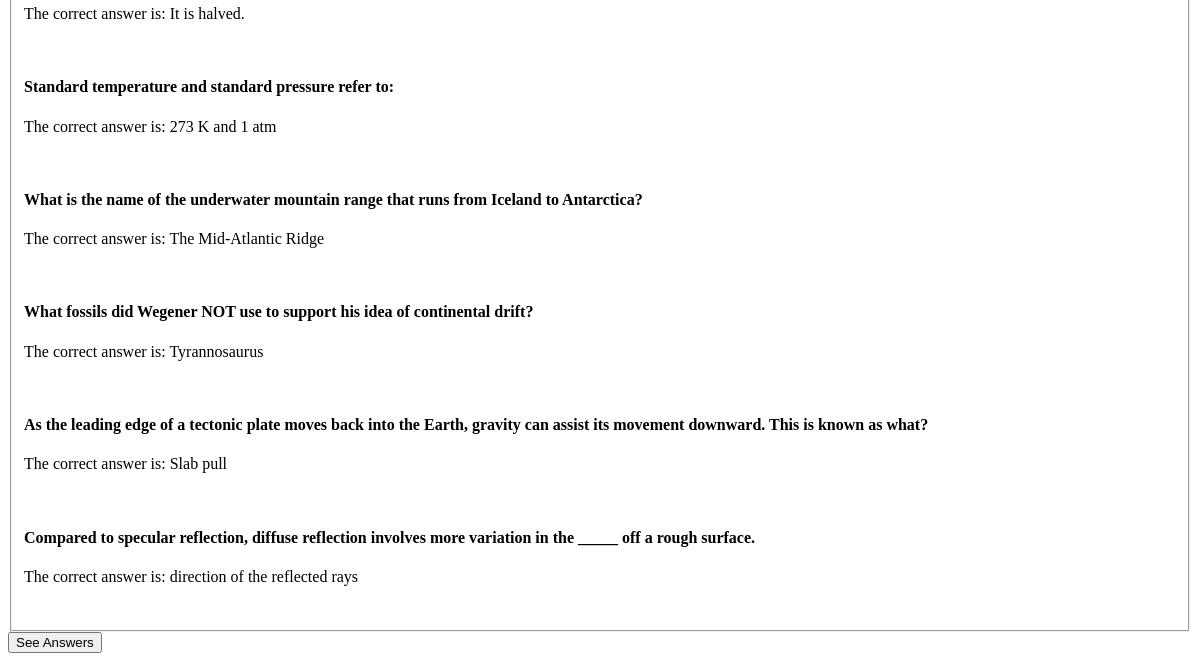
The app's page /polls/2/answers/ (lower part), older data.
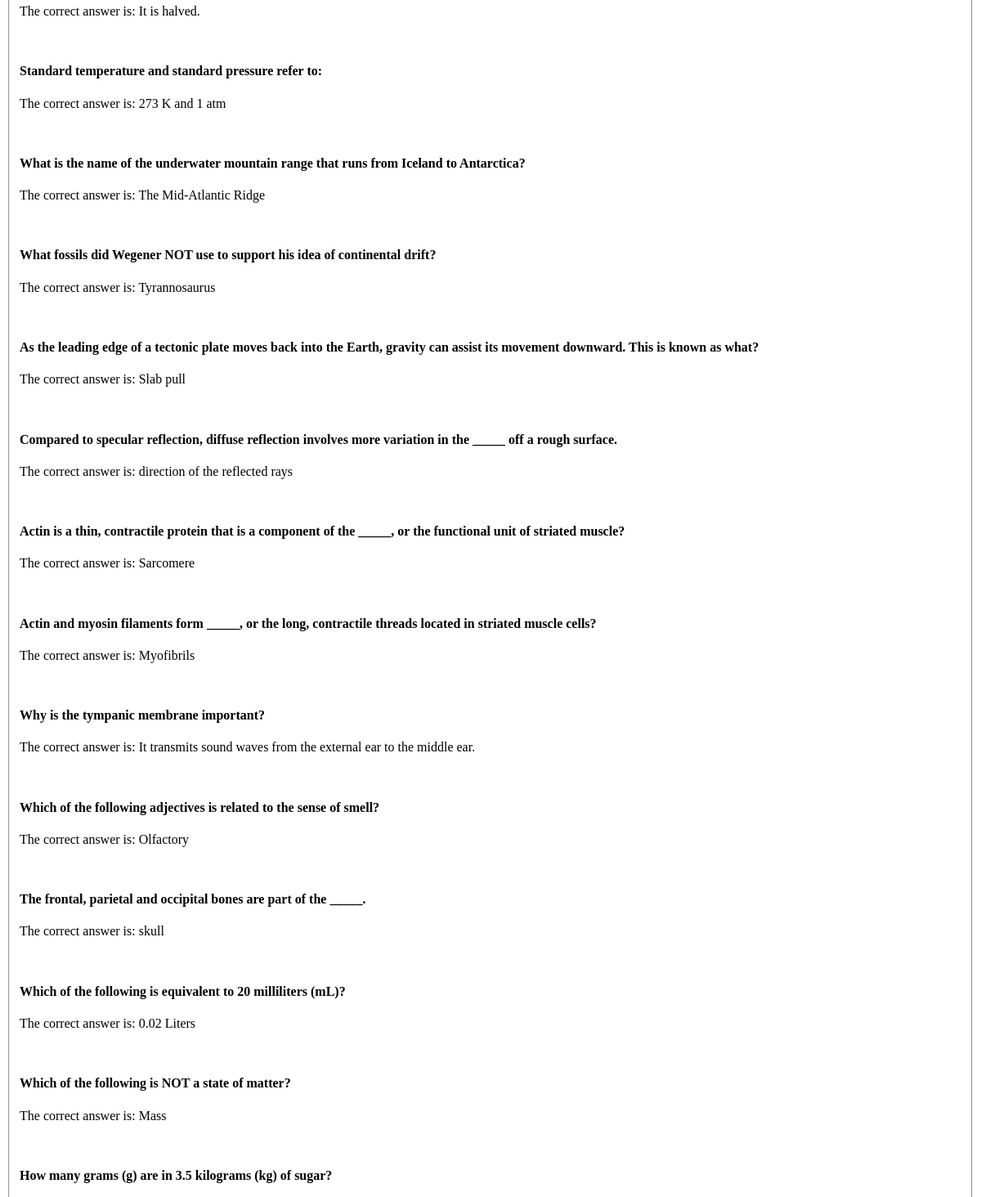
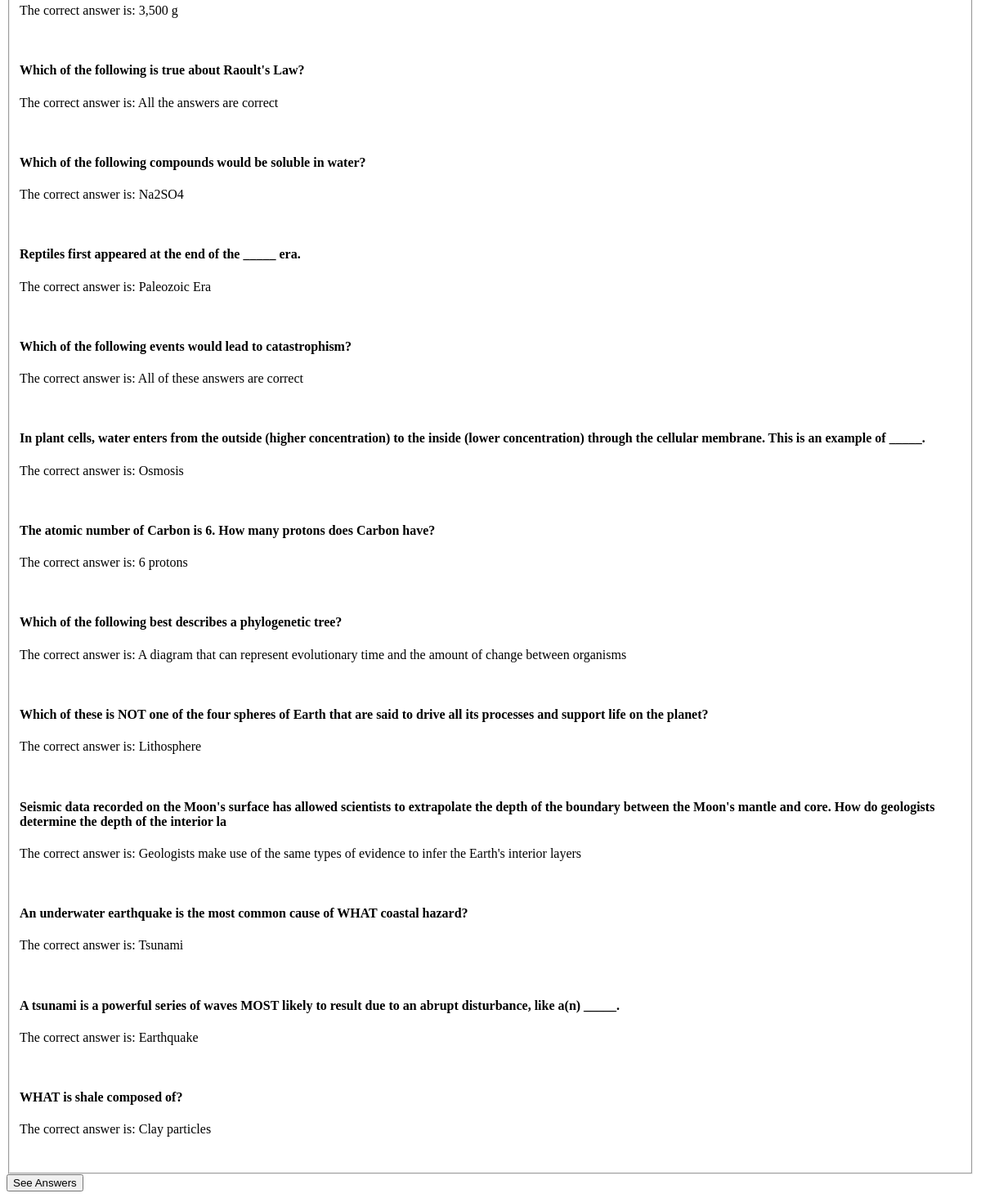
The same page, newer data (2 pictures, top to bottom).
### polls/models.py (models this page shows, shortened)
class Question(models.Model):
    objects = RandomManager()
    subject = models.ForeignKey(Subject, on_delete=models.CASCADE)
    question_text = models.CharField(max_length=200)
    answers = models.CharField(max_length=200)

### polls/views.py (the view)
# urls.py: path('<int:pk>/answers/', views.seeAllAnswers.as_view(), name='answers'),
class seeAllAnswers(generic.DetailView):
    model = Subject
    template_name = 'polls/answers.html'

### polls/templates/polls/answers.html (shortened to what this page needs)
<!DOCTYPE html>
<html lang="en">
<head>
</head>
<body>
    <form action="{$ url 'polls:answers' question.id %}" method="post">
        <fieldset>
            {% for choice in subject.question_set.all %}
                <h4>{{ choice.question_text }}</h4>
                <p>The correct answer is: {{ choice.answers }}</p><br>
            {% endfor %}
        </fieldset>
        <input type="submit" value="See Answers">
    </form>
</body>
</html>

Row changes from the older to the newer data that the page shows:
added Question: question_text "Actin is a thin, contractile protein that is a component of the _____, or the functional unit of striated muscle?", answers "Sarcomere"
added Question: question_text "Actin and myosin filaments form _____, or the long, contractile threads located in striated muscle cells?", answers "Myofibrils"
added Question: question_text "Why is the tympanic membrane important?", answers "It transmits sound waves from the external ear to the middle ear."
added Question: question_text "Which of the following adjectives is related to the sense of smell?", answers "Olfactory"
added Question: question_text "The frontal, parietal and occipital bones are part of the _____.", answers "skull"
added Question: question_text "Which of the following is equivalent to 20 milliliters (mL)?", answers "0.02 Liters"
added Question: question_text "Which of the following is NOT a state of matter?", answers "Mass"
added Question: question_text "How many grams (g) are in 3.5 kilograms (kg) of sugar?", answers "3,500 g"
added Question: question_text "Which of the following is true about Raoult's Law?", answers "All the answers are correct"
added Question: question_text "Which of the following compounds would be soluble in water?", answers "Na2SO4"
added Question: question_text "Reptiles first appeared at the end of the _____ era.", answers "Paleozoic Era"
added Question: question_text "Which of the following events would lead to catastrophism?", answers "All of these answers are correct"
added Question: question_text "In plant cells, water enters from the outside (higher concentration) to the inside (lower concentration) through the cellular membrane. This is an example of _____.", answers "Osmosis"
added Question: question_text "The atomic number of Carbon is 6. How many protons does Carbon have?", answers "6 protons"
added Question: question_text "Which of the following best describes a phylogenetic tree?", answers "A diagram that can represent evolutionary time and the amount of change between organisms"
added Question: question_text "Which of these is NOT one of the four spheres of Earth that are said to drive all its processes and support life on the planet?", answers "Lithosphere"
added Question: question_text "Seismic data recorded on the Moon's surface has allowed scientists to extrapolate the depth of the boundary between the Moon's mantle and core. How do geologists determine the depth of the interior la", answers "Geologists make use of the same types of evidence to infer the Earth's interior layers"
added Question: question_text "An underwater earthquake is the most common cause of WHAT coastal hazard?", answers "Tsunami"
added Question: question_text "A tsunami is a powerful series of waves MOST likely to result due to an abrupt disturbance, like a(n) _____.", answers "Earthquake"
added Question: question_text "WHAT is shale composed of?", answers "Clay particles"
